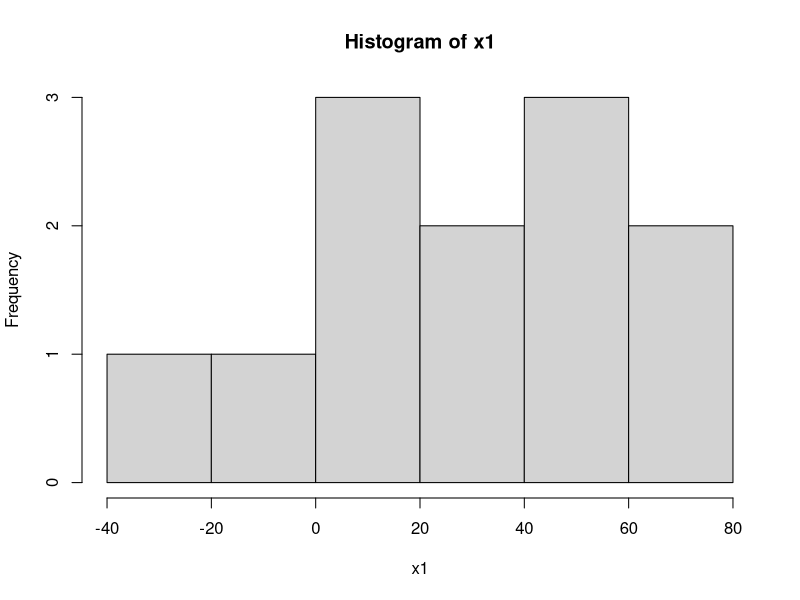
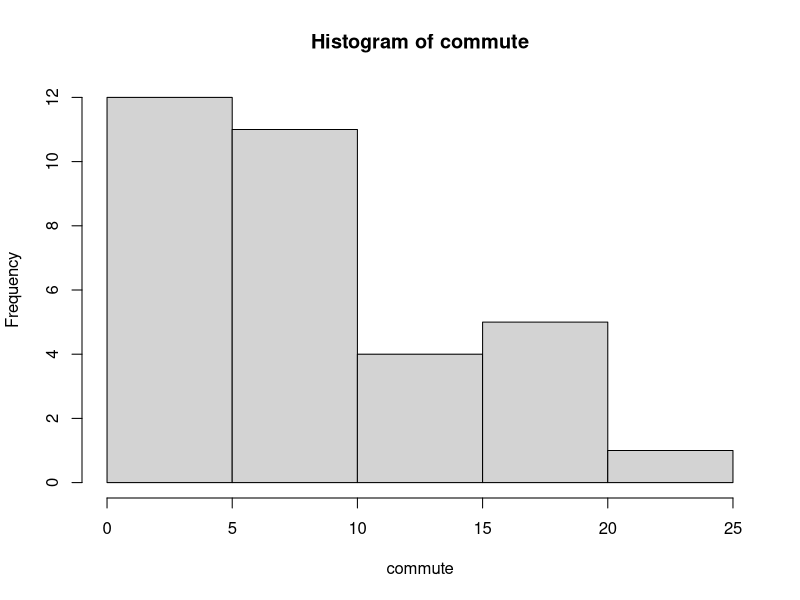

Write the R code that produced these figures, in order. (Note: this script raises an error after producing the figures.)
## ---- chunk 1
N <- 50
k <- 5

W <- 2000

ms1 <- 116.3
ms2 <- W/(N-k)
Fr <- ms1/ms2
bw <- ms1 * (k-1)
total <- bw + W

## ---- chunk 2

R <- c(1:12)
Low <- c(5, 7, 9, 11, 13, 8, 10, 34, 17, 50, 17, 25)
High <- c(25, 24, 8, 2, 11, 10, 10, 66, 113, 1, 3, 5)

income <- c(Low, High)
group <- c(rep("Low",12),rep("High",12))

df <- data.frame(income,group)

s <- oneway.test(income~group, data = df,var.equal = TRUE)
s
summary(s)
str(s) 
print(s$p.value)

if(s$p.value > .10){
  print("We cannot reject the null hypothesis.")
} else {
  print("We reject the null hypothesis.")
}

## For this and the questions below, do I include the Respondent and Observations?

## ---- chunk 3
x1 <- rnorm(n = 12, mean = 17.7, sd = 33.45)
hist(x1)
shapiro.test(x1)
## ---- chunk 4
n <- 30
sd <- 29.2
total <- (n - 1)*sd^2
within <- ((12-1)*36.2^2) + ((10-1)*20.3^2) + ((8-1)*21.4^2)
between <- total - within
betweenmeansq <- between/2
withinmeansq <- within/27
Fstat <- betweenmeansq/withinmeansq
Fstat

crit <- qf(.95, df1=2, df2=27)
crit

if(Fstat < 3.354){
  print("We cannot reject the null hypothesis.")
} else {
  print("We reject the null hypothesis.")
}

## ---- chunk 5
A <- c(23.1, 13.3, 15.6, 1.2)
B <- c(43.1, 10.2, 16.2, 0.2)
C <- c(56.5, 32.1, 43.3, 24.4)
D <- c(10002.3, 54.4, 8.7, 54.4)

columns <- c(A, B, C, D)
group <- c(rep("A",4),rep("B",4),rep("C",4), rep("D", 4))

df <- data.frame(columns, group)


x <- kruskal.test(columns ~ group, data = df)
str(x)

if(x$p.value > .05){
  print("We cannot reject the null hypothesis.")
} else {
  print("We reject the null hypothesis.")
}
## ---- chunk 6
## This is the script to generate the table. Do not write your answer inside in this block.
Observations <- seq(1:11)
Low <- c(5,4,1,2,3,10,6,6,4,12,11)
Medium <- c(10,10,8,6,5,3,16,20,7,3,2)
High <- c(8,11,15,19,21,7,7,4,3,17,18)

df <- data.frame(Observations,Low,Medium,High)
library(knitr)
kable(df)
## ---- chunk 7
Observations <- seq(1:11)
Low <- c(5,4,1,2,3,10,6,6,4,12,11)
Medium <- c(10,10,8,6,5,3,16,20,7,3,2)
High <- c(8,11,15,19,21,7,7,4,3,17,18)

commute <- c(Low, Medium, High)
group <- c(rep("Low",11), rep ("Medium", 11), rep("High",11))

df <- data.frame(commute,group)

s <- oneway.test(commute~group,data = df,var.equal = TRUE)
s
if(s$p.value > .05){
  print("We cannot reject the null hypothesis.")
} else {
  print("We reject the null hypothesis.")
}

hist(commute)
## ---- chunk 8
Observations <- seq(1:11)
Low <- c(5,4,1,2,3,10,6,6,4,12,11)
Medium <- c(10,10,8,6,5,3,16,20,7,3,2)
High <- c(8,11,15,19,21,7,7,4,3,17,18)

if (!require(car)) {install.packages("car")}
library(reshape2)
library(car)

sample <- as.data.frame(cbind(Low, Medium, High))
dataset <- melt(sample)
library(knitr)
kable(dataset)
t <- leveneTest(value ~ variable, dataset)
t

if(t$`Pr(>F)` > .05){
  print("We cannot reject the null hypothesis.")
} else {
  print("We reject the null hypothesis.")
}

## ---- chunk 9
n <- 40
sd <- 1.2
total <- (n - 1)*sd^2
within <- ((10-1)*1.0^2) + ((15-1)*1.1^2) + ((15-1)*1.2^2)
between <- total - within
betweenmeansq <- between/2
withinmeansq <- within/37
Fstat <- betweenmeansq/withinmeansq
Fstat

crit <- qf(.95, df1=2, df2=37)
crit

if(Fstat < 3.251){
  print("We cannot reject the null hypothesis.")
} else {
  print("We reject the null hypothesis.")
}
